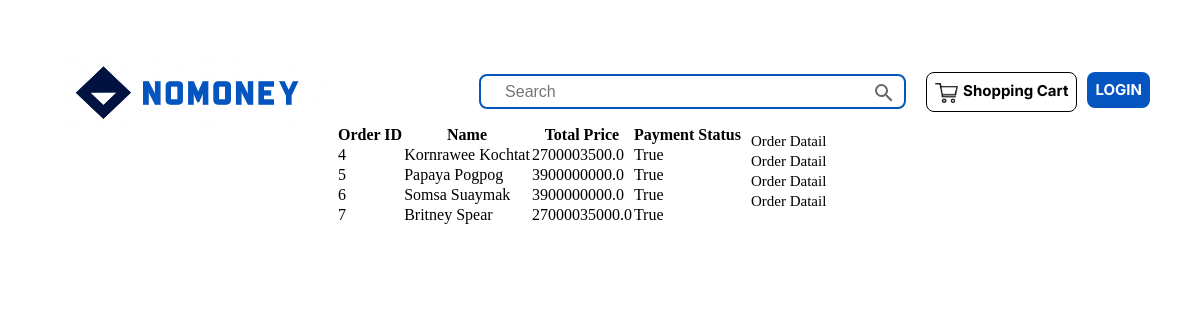
The page /order_list/ on the database as committed earlier.
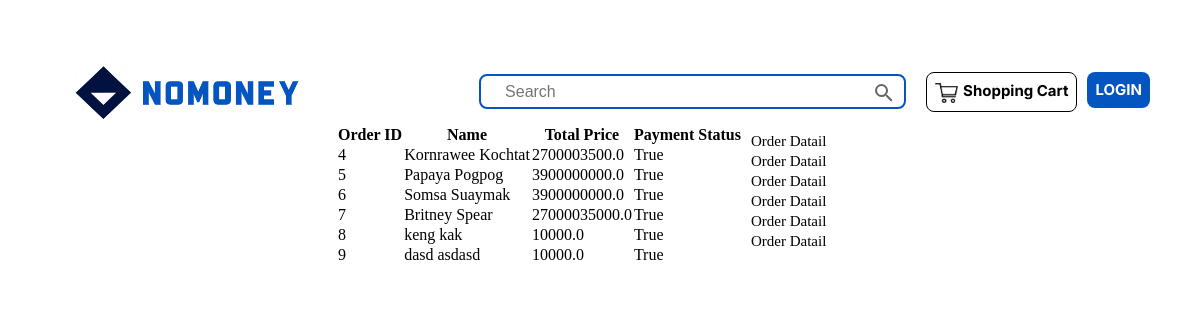
The same page on the database as committed later.
### goods/models.py (models this page shows, shortened)
class Ordered(models.Model):
    user = models.ForeignKey(User, on_delete=models.CASCADE)
    products = models.ManyToManyField(Product)
    total_price = models.FloatField(null=True)
    firstname = models.CharField(max_length=31, null=True)
    lastname = models.CharField(max_length=31, null=True)
    address = models.CharField(max_length=255, null=True)
    tel = models.CharField(max_length=10, null=True)
    paid = models.BooleanField(default=False)
    datetime = models.DateTimeField(auto_now=True)

### goods/views.py (the view)
# urls.py: path("order_list/", views.ordered_list, name="ordered_list"),
def ordered_list(request):
    orders = Ordered.objects.all()
    template = loader.get_template('shop/ordered.html')
    context = {
        'orders': orders,
    }
    return HttpResponse(template.render(context, request))

### goods/templates/shop/ordered.html (shortened to what this page needs)
{% extends "master.html" %}
{% block content %}
    <table class="table">
        <thead>
            <tr>
                <th>Order ID</th>
                <th>Name</th>
                <th>Total Price</th>
                <th>Payment Status</th>
                <th></th>
            </tr>
        </thead>
        <tbody>
            {% for item in orders %}
                <tr>
                    <td>{{ item.id }}</td>
                    <td>{{ item.firstname }} {{ item.lastname }}</td>
                    <td>{{ item.total_price }}</td>
                    <td>{{ item.paid }}</td>
                    <td><a href="{% url 'order_detail' item.id %}">Order Datail</a></td>
                </tr>
            {% endfor %}
        </tbody>
    </table>
{% endblock %}

### goods/templates/master.html (shortened to what this page needs)
{% load static %}
<link rel="stylesheet", href="{% static 'css/main.css' %}">
<!DOCTYPE html>
<html>
    <head>
    </head>
    <body>
            <div class="topnav">
                <div class="inter-font-thick">
                    <a href="/"><img src="{% static 'nomoney logo.png' %}" class="logo" style="width:270px;height:75px;"></a>
                        <div class="topnav-right">
                            <a class="active-white" href="{% url 'cart_detail' %}"> <img src="{% static 'shopping cart icon.png' %}" style="float:left;width:23px;height:20px;" class="center">Shopping Cart</a>
                            {% if user.is_authenticated %}
                                <a style="margin-right: 9px;font-weight: normal">Hi {{ user.username }}!</a>
                                <a class="active" href="{% url 'logout' %}">LOGOUT</a>
                            {% else %}
                                <a class="active" href="{% url 'login' %}">LOGIN</a>
                            {% endif %}
                        </div>
                </div>
                <div class="inter-font-thick">
                    <form method="POST" action="{% url 'searched' %}">
                        <div class="searchBar">
                            <input id="searchQueryInput" type="text" name="textfield" placeholder="Search" value="" />
                            <button id="searchQuerySubmit" type="submit" name="searchQuerySubmit">
                            </button>
                        </div>
                    </form>
                </div>
                {% block content %}
                {% endblock %}
            </div>
    </body>
</html>

### goods/static/css/main.css (style rules this page uses)
.inter-font-thick { font-family: "Inter", sans-serif; font-weight: bold; }
* { margin: 0; padding: 0; position: sticky; box-sizing: border-box; }
.logo { display: block; position: sticky; margin-top: -25px; width: 50%; border-radius: 15px; }
.center { display: block; position: sticky; margin-top: 2px; margin-right: 5px; width: 50%; }
.topnav { overflow: hidden; position: sticky; width: 100%; padding: 100px 50px; }
.topnav a { position: sticky; float: left; color: black; text-align: center; padding: 8px; text-decoration: none; font-size: 15px; line-height: 20px; border-radius: 8px; margin-top: -28px; }
.topnav a.active { position: sticky; background-color: #0455BF; color: white; }
.topnav a.active-white { position: sticky; background-color: white; margin-right: 10px; margin-left: 7px; border: 1px solid black; color: black; }
.topnav-right { position: sticky; float: right; }
.searchBar { position: sticky; width: 40%; float: right; display: flex; flex-direction: row; align-items: center; }
#searchQueryInput { position: sticky; width: 100%; margin-top: -40px; height: 2.2rem; background: #ffffff; outline: none; border: 2px solid #0455BF; border-radius: 8px; padding: 0 3.5rem 0 1.5rem; font-size: 1rem; }
#searchQuerySubmit { position: sticky; width: 4.5rem; height: 3.8rem; margin-top: -37px; margin-left: -3.5rem; background: none; border: none; outline: none; }

Rows that differ between the two databases and show on the page:
added Ordered: id "8", firstname "keng", lastname "kak", total_price "10000.0", paid "True"
added Ordered: id "9", firstname "dasd", lastname "asdasd", total_price "10000.0", paid "True"
